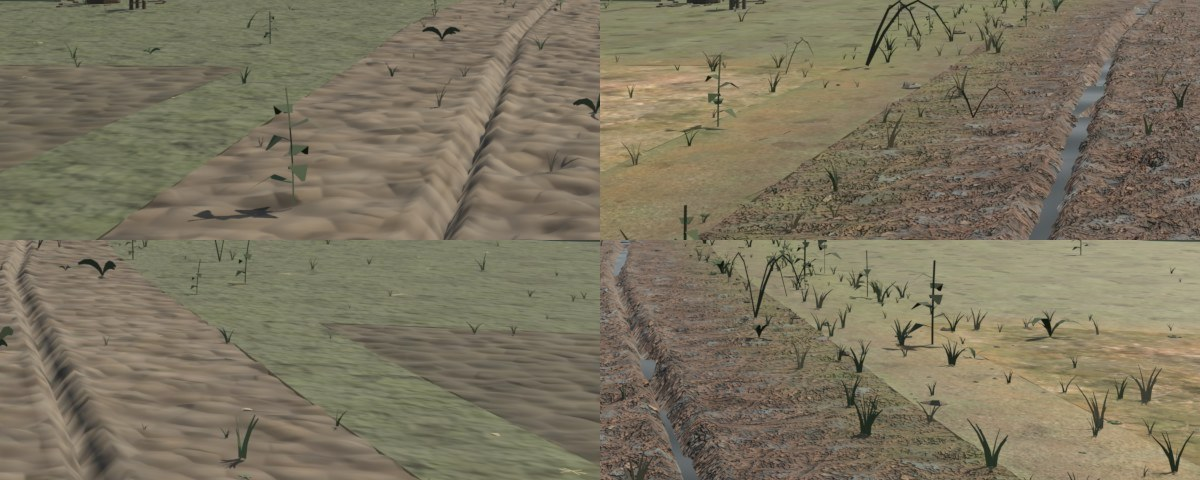
#> input picture austerity-explainer/working-files/session-scratch/village-test/verify/work/crop-rectangles.jpg, 1200 x 480 px, given in place of ground_ruts_preview.jpg, which was not available
$ python measure_pictures.py crop-rectangles.jpg
#> lines starting #> are read from the running program, lines starting #| are printed output that depends on the picture; pictures that were not available may be replaced by others from this repository, and a replacement may not be noted
# What this does: a fresh checker's measures on the pictures (plain Python with Pillow, numpy and OpenCV; no Blender).
#   1. Ground detail: same-size crops (540 x 360 pixels) of the first village's road close-up, the rebuilt village's road close-up and the coal mine's
#      ground, and the same road patch in the road_eye view before and after. For each crop: contrast (spread of brightness over its mean), fine detail
#      (what a 1.5-pixel blur takes away), middle detail (what lies between a 1.5- and a 6-pixel blur), sharp-edge share (pixels whose brightness changes
#      by more than a tenth of the mean from one pixel to the next) and colour spread (mean distance from the crop's own mean colour, in Lab units).
#      All brightness numbers are divided by the crop's mean brightness, so a darker dusk picture is not marked down for being dark.
#   2. Thatch sparkles: tiny pixels on the thatch roofs much brighter than the 7 x 7 pixels round them, before and after.
#   Also for each ground crop: coarse detail (what lies between a 6- and a 24-pixel blur: lumps, stones, hollows) and the number of separate lumps
#   (regions of 60 to 6000 pixels at least 35% brighter or darker than the 24-pixel blur round them: stones, clods, holes, puddles).
# Use: python3 measure_pictures.py OUT.json
import json
import sys

import cv2
import numpy as np
from PIL import Image

BASE = '/tmp/claude-0/-home-user-Music/02fc5154-76f5-5aac-a505-860164e7e921/scratchpad/village-test/'
MINE = '/home/user/Music/mine-scene/01 Coal mine - dusk photo 1080x1920.png'
BEFORE = BASE + 'main-session-look/out/View_'
AFTER = BASE + 'rebuild/'
CLOSE_BEFORE = BASE + 'verify/work/before-closeup/ground_ruts_preview.jpg'
CLOSE_AFTER = BASE + 'rebuild/ground_closeup.jpg'
CROPS = {
    'road close-up, first village': (CLOSE_BEFORE, (330, 440, 870, 800)),
    'road close-up, rebuilt village': (CLOSE_AFTER, (330, 440, 870, 800)),
    "coal mine's ground": (MINE, (0, 1520, 540, 1880)),
    "coal mine's ground with the puddle": (MINE, (440, 1560, 980, 1920)),
    'road in road_eye view, first village': (BEFORE + 'road_eye.jpg', (330, 600, 870, 800)),
    'road in road_eye view, rebuilt village': (AFTER + 'road_eye.jpg', (330, 600, 870, 800)),
}


def load(path):
    return np.asarray(Image.open(path).convert('RGB')).astype(np.float64) / 255.0


def linear(rgb):
    return np.where(rgb <= 0.04045, rgb / 12.92, ((rgb + 0.055) / 1.055) ** 2.4)
#> returned value: shape (40, 540, 3) float64


def lab(rgb):
    return cv2.cvtColor(rgb.astype(np.float32), cv2.COLOR_RGB2LAB)


def detail(rgb):
    lum = (linear(rgb) @ np.array([0.2126, 0.7152, 0.0722]))
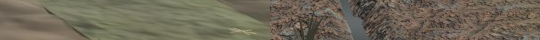
#> rgb: shape (40, 540, 3) float64; mean of channels 0, 1, 2 0.436, 0.409, 0.346; drawn as R, G, B
    mean = lum.mean()
#> mean = 0.147
    fine = lum - cv2.GaussianBlur(lum, (0, 0), 1.5)
    middle = cv2.GaussianBlur(lum, (0, 0), 1.5) - cv2.GaussianBlur(lum, (0, 0), 6.0)
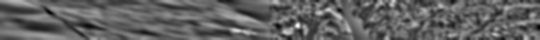
#> middle: shape (40, 540) float64; min -0.0616, max 0.0982, mean -1.64e-05; drawn with min black and max white
    step = np.hypot(np.diff(lum, axis=1)[:-1, :], np.diff(lum, axis=0)[:, :-1])
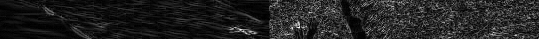
#> step: shape (39, 539) float64; min 0, max 0.237, mean 0.0313; drawn with min black and max white
    colours = lab(rgb).reshape(-1, 3)
#> in lab, `return cv2.cvtColor(rgb.astype(np.float32), cv2.COLOR_RGB2LAB)`: returned value: shape (40, 540, 3) float32; mean of channels 0, 1, 2 44.1, -0.1, 10.1
    coarse = cv2.GaussianBlur(lum, (0, 0), 6.0) - cv2.GaussianBlur(lum, (0, 0), 24.0)
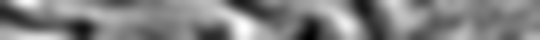
#> coarse: shape (40, 540) float64; min -0.0462, max 0.0446, mean 1.74e-05; drawn with min black and max white
    local = cv2.GaussianBlur(lum, (0, 0), 24.0)
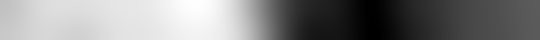
#> local: shape (40, 540) float64; min 0.102, max 0.188, mean 0.147; drawn with min black and max white
    lumps = 0
    for mask in ((lum > local * 1.35), (lum < local * 0.65)):
        count, _labels, stats, _centres = cv2.connectedComponentsWithStats(cv2.morphologyEx(mask.astype(np.uint8), cv2.MORPH_OPEN, np.ones((3, 3), np.uint8)))
        lumps += int(((stats[1:, cv2.CC_STAT_AREA] >= 60) & (stats[1:, cv2.CC_STAT_AREA] <= 6000)).sum())
#> this loop made 2 passes
#> (count, lumps) on passes 1 to 2: (21, 3), (18, 6)
#> pass 1, in detail, `count, _labels, stats, _centres = cv2.connectedComponentsWithStats(cv2..`:
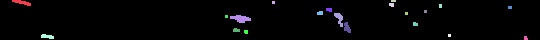
#> _labels: shape (40, 540) int32; 21 distinct labels, from 0 to 20; one colour per label, 0 black
#> pass 2, in detail, `count, _labels, stats, _centres = cv2.connectedComponentsWithStats(cv2..`:
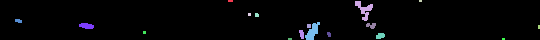
#> _labels: shape (40, 540) int32; 18 distinct labels, from 0 to 17; one colour per label, 0 black
#> after the loop, lumps = 6
    return {'coarse_detail': round(float(coarse.std() / mean), 4), 'lumps': lumps, 'mean_brightness': round(float(mean), 4), 'contrast': round(float(lum.std() / mean), 3), 'fine_detail': round(float(fine.std() / mean), 4),
            'middle_detail': round(float(middle.std() / mean), 4), 'sharp_edge_share': round(float((step > 0.1 * mean).mean()), 4),
            'colour_spread_lab': round(float(np.linalg.norm(colours - colours.mean(axis=0), axis=1).mean()), 2)}


result = {'crops': {}, 'crop_boxes': {k: v[1] for k, v in CROPS.items()}}
for name, (path, box) in CROPS.items():
    image = load(path)
    x0, y0, x1, y1 = box
#> (the run stopped early here; a loop or call above may not have finished)
